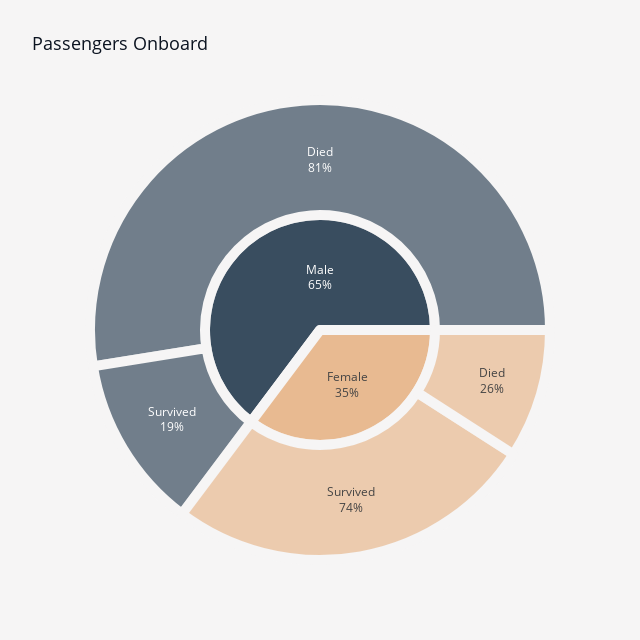

The notebook cell saved with this chart:
### Code cell
df = train.copy()
df["Survived"] = df["Survived"].map({1: "Survived", 0: "Died"})
df["Sex"] = df["Sex"].map({"male": "Male", "female": "Female"})

fig = px.sunburst(
    data_frame=df,
    title="Passengers Onboard",
    path=["Sex", "Survived"],
    color_discrete_sequence=["#394d5f", "#e8ba91"],
    height=640,
    width=640,
)
fig.update_traces(
    textinfo="label+percent parent",
    insidetextorientation="horizontal",
    marker_line_width=10,
    marker_line_color=BACKGROUND_COLOR,
)
fig.update_layout(
    font_color=FONT_COLOR,
    title_font_size=18,
    plot_bgcolor=BACKGROUND_COLOR,
    paper_bgcolor=BACKGROUND_COLOR,
)
fig.show()

### Figure 1 — Plotly figure (JSON) as saved in the notebook; plotly's stock layout.template omitted (floating-point values rounded to 4 significant figures)
{"data": [{"branchvalues": "total", "domain": {"x": [0, 1], "y": [0, 1]}, "hovertemplate": "labels=%{label}<br>count=%{value}<br>parent=%{parent}<br>id=%{id}<extra></extra>", "ids": ["Female/Died", "Male/Died", "Female/Survived", "Male/Survived", "Female", "Male"], "insidetextorientation": "horizontal", "labels": ["Died", "Died", "Survived", "Survived", "Female", "Male"], "marker": {"line": {"color": "#F6F5F5", "width": 10}}, "name": "", "parents": ["Female", "Male", "Female", "Male", "", ""], "textinfo": "label+percent parent", "type": "sunburst", "values": [81, 468, 233, 109, 314, 577]}], "layout": {"font": {"color": "#0b1320"}, "height": 640, "legend": {"tracegroupgap": 0}, "paper_bgcolor": "#F6F5F5", "plot_bgcolor": "#F6F5F5", "sunburstcolorway": ["#394d5f", "#e8ba91"], "title": {"font": {"size": 18}, "text": "Passengers Onboard"}, "width": 640}}
